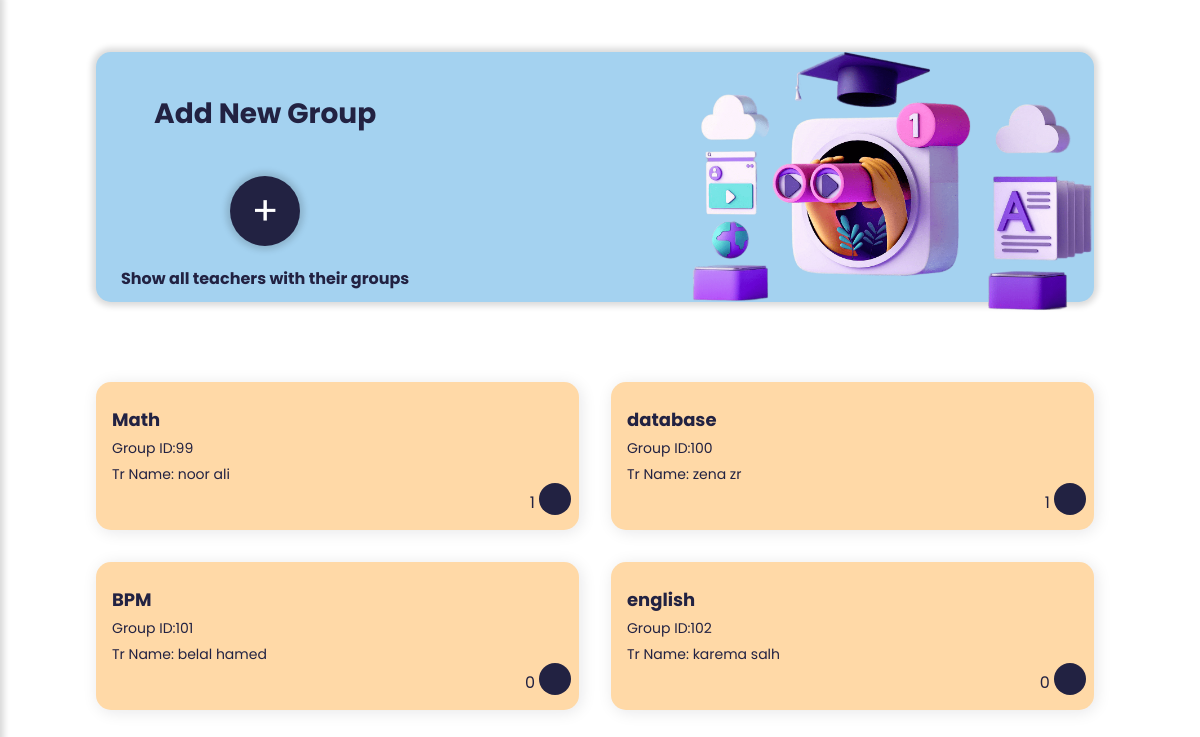
The page /UI/control_panel/groups_control_panel.php on the database as committed earlier.
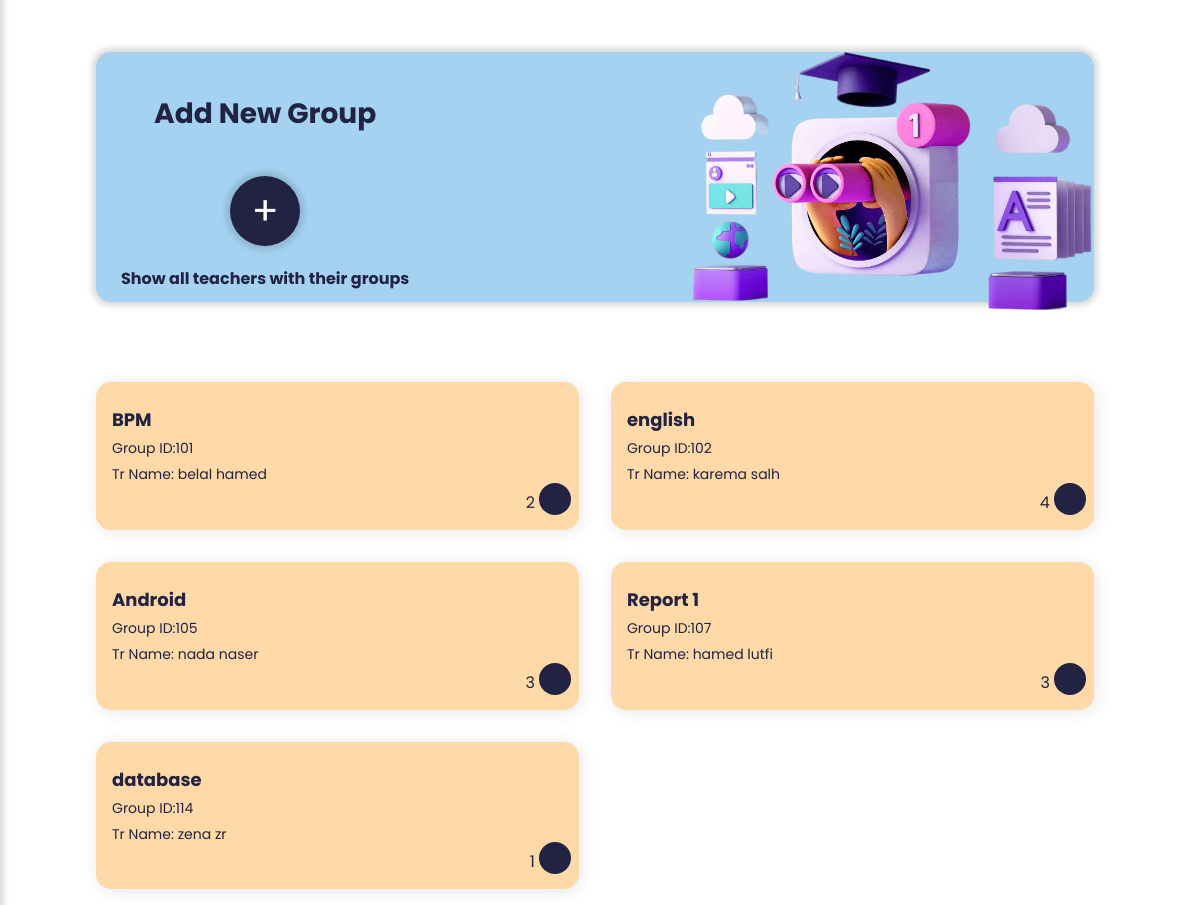
The same page on the database as committed later.
### tables this page shows
CREATE TABLE IF NOT EXISTS `groups` (
  `g_no` int(8) NOT NULL AUTO_INCREMENT,
  `tr_id` int(8) NOT NULL,
  `g_name` varchar(25) NOT NULL,
  PRIMARY KEY (`g_no`),
  KEY `tr_id` (`tr_id`)
);

CREATE TABLE IF NOT EXISTS `user` (
  `user_id` int(8) NOT NULL AUTO_INCREMENT,
  `full_name` varchar(50) NOT NULL,
  `password` varchar(225) NOT NULL,
  `u_img` varchar(225) DEFAULT NULL,
  `role` varchar(8) DEFAULT NULL,
  PRIMARY KEY (`user_id`)
);

### DataBase/db.php (called while the page is built, shortened)
<?php
require("Connection.php");
function selectAllGroupInfo(){
    global $conn;
    $sql = "SELECT *,teacher.user_id,user.full_name FROM groups,user,teacher WHERE groups.tr_id=teacher.tr_id AND teacher.user_id=user.user_id;";
    $pre=$conn->prepare($sql);
    $pre->execute();
    $records=$pre->get_result()->fetch_all(MYSQLI_ASSOC);
    return $records;
}

### UI/control_panel/groups_control_panel.php (the view, shortened to what this page needs)
<?php
$groups=selectAllGroupInfo();
?>
<!DOCTYPE html>
<ht7;l.ml lang="en">
    <head>
        <link rel="stylesheet" href="../../css/controlpanel_groups_teacher_student_files.css">
        <link rel="stylesheet" href="https://maxst.icons8.com/vue-static/landings/line-awesome/line-awesome/1.3.0/css/line-awesome.min.css">
    </head>
<body  class="b-white">
<?php include(MAIN_PATH."/common/sidebar.php");  ?>
<header class="main_icon">
</header>
<div class="main-content">
    <div class="header-box">
        <div class="header-box-content">
            <h2>Add New Group</h2><br>
            <a href="<?php echo BASE_URL . '/UI/control_panel/create_group.php' ?>">
                <button class="btn-create">+</button>
            </a>
            <h4 style="margin-top: 20px;"><a href="<?php echo BASE_URL . '/UI/control_panel/teacher_with_group_control_panel.php' ?>" style="color: #222242 ;" class="show_tr_g">Show all teachers with their groups</a></h4>
        </div>
        <img  src="../../sources/image/groups_image_3d.png" >
    </div>
    <main>
        <div class="group-cards">
        <?php foreach($groups as $key => $group):?>
                <div class="group-card">
                <a href="students_in_group_control_panel.php?g_no=<?= $group['g_no']?>">
                    <div class="group-card-info">
                        <h3><?php echo $group['g_name'] ?></h3>
                        <p>Group ID:<?php echo $group['g_no'] ?></p>
                        <p>Tr Name: <?php echo $group['full_name'] ?></p>
                    </div>
                    <div class="group-card-num">
                        <a  href="edit-groups.php?name-g=<?php echo $group['g_name'] ?>&name-t=<?php echo $group['full_name'] ?>&id=<?php echo $group['g_no']?>"></a>
                        <div class="group-card-icon">
                        </div>
                        <span class="members-num">
                            <?php
                                $g_no=$group['g_no'];
                                $sql="SELECT COUNT(*) FROM student_group,groups WHERE student_group.g_no=groups.g_no AND student_group.g_no='$g_no' ;";
                                $result = $conn->query($sql);
                                if ($result->num_rows == 1) {
                                    while($row = $result->fetch_assoc()) {
                                    $students=$row['COUNT(*)'];
                                    }
                                }
                                echo $students;
                            ?>
                        </span>
                    </div>
                </a>
                </div>
            <?php endforeach; ?>
        </div>
    </main>
 </div>
</body>
</html>

### css/controlpanel_groups_teacher_student_files.css (style rules this page uses)
* { padding: 0; margin: 0; text-decoration: none; list-style-type: none; box-sizing: border-box; font-family: "Poppins", sans-serif; }
body { overflow-x: hidden; }
a:is(:link,:active,:hover).active { font-weight: bolder; font-size: 18px; }
.main-content { margin-left:290px; width: calc(100vw - 290px); transition: margin-left 300ms; padding: 1rem 6rem; }
header { display: flex; align-items: center; }
.header-box { height: 250px; width: 99%; box-shadow: var(--shadow2); background: var(--lightblue); margin-top: 20px; border-radius: 15px; }
.header-box img { width: 420px; float: right; margin-right: 100px; }
.header-box-content { float: left; padding:25px; }
.header-box-content { text-align: center; }
.header-box-content h2 { font-size: 28px; padding: 1rem; color: var(--vdarkblue); }
.btn-create { border: none; border-radius: 100%; width: 70px; height: 70px; font-size: 40px; color: #FFFFFF; font-style: bold; background: var(--vdarkblue); box-shadow: var(--shadow2); transition : background-color 0.3s; }
main { padding-top: 3rem; }
.group-cards { display: grid; width: 99%; grid-template-columns: repeat(4,1fr); grid-gap: 0rem 2rem; }
.group-card { box-shadow: var(--shadow1); padding: 0.5rem .5rem 0rem; border-radius: 15px; background: var(--lightorange); display: flex; justify-content: center; margin-top: 2rem; transition: 0.5s; }
.group-card a { width: 85%; }
.group-card-info { width: 90%; margin: 1rem 2rem 2.8rem .5rem; }
.group-card-info h3 { font-size: 18px; color: var(--vdarkblue); }
.group-card-info p { font-size: 14px; color: var(--vdarkblue); margin-top: 5px; }
.group-card-num { position: relative; width: 15%; margin-left: 15px; }
.group-card-num a { margin-left: 2.5px; }
.group-card-icon { width: 32px; height: 32px; border-radius: 50%; display: grid; place-items: center; background: var(--vdarkblue); color: #fff; margin-left: .7rem; position: absolute; bottom: 15px; right: 0; }
.members-num { font-size: 16px; position: absolute; bottom: 15px; right: 36px; color: var(--vdarkblue); }
@media only screen and (max-width:1334px) { .header-box img { margin-top: 0rem; margin-right: .3rem; width: 440px; } }
@media only screen and (max-width:1334px) { .group-cards { grid-template-columns: repeat(2,1fr); } }
@media only screen and (max-width:1370px) { .header-box img { margin-top: 0rem; margin-right: .1rem; width: 400px; } }
@media only screen and (max-width:1370px) { .group-cards { grid-template-columns: repeat(2,1fr); } }
@media only screen and (max-width:1280px) { .main-content { width: 100vw; margin-left: 0; } }

### UI/control_panel/groups_control_panel.php (style rules this page uses)
.group-card { background:#ffd9a7; }

Rows that differ between the two databases and show on the page:
removed groups: g_name "Math", g_no "99", user.full_name "noor ali", students "1"
removed groups: g_name "database", g_no "100", user.full_name "zena zr", students "1"
computed for groups "BPM": students "0" → "2"
computed for groups "english": students "0" → "4"
added groups: g_name "Android", g_no "105", user.full_name "nada naser", students "3"
added groups: g_name "Report 1", g_no "107", user.full_name "hamed lutfi", students "3"
added groups: g_name "database", g_no "114", user.full_name "zena zr", students "1"
